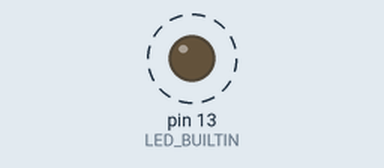
Recording of a sketch running on a simulated Arduino Uno, built with avr-gcc and run on an emulated ATmega328P. On the bench: output pins drawn as LEDs (lit = HIGH). Dashed ring = blinking. Pins used as bus, display or sensor lines are not drawn.

Above: at 1.2 s.
Timing chart, 0 to 5.1 s (numbered marks = the images above):
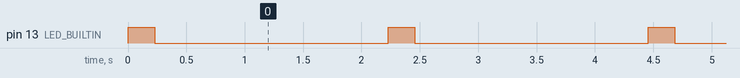

The sketch:

arduino_HT12E_emulator.ino
```cpp
/**
 Arduino sketch emulating operation of HT12E encoder.
 Used to send signal via an HFY-FST transmitter module to a HT12D decoder.
 This encoder is used to open a garage door.
 It sends 13 bits (repeated 10 times): 8 bits as a preamble and 5 as a door code.
**/

int dataPin = 10;
void setup() {
  pinMode(dataPin, OUTPUT);
  digitalWrite(dataPin, LOW);
  pinMode(LED_BUILTIN, OUTPUT);
}

void loop() {
  digitalWrite(LED_BUILTIN, HIGH);
  for (int i = 0; i < 10; i++) {
    preamble();
    // example 5 digit code
    zero();
    one();
    one();
    zero();
    one();
  }
  digitalWrite(LED_BUILTIN, LOW);
  delay(2000);
}

void one ()
{
  digitalWrite(dataPin, HIGH);
  delayMicroseconds(600);
  digitalWrite(dataPin, LOW);
  delayMicroseconds(300);

}
void zero () {
  digitalWrite(dataPin, LOW);
  delayMicroseconds(300);
  digitalWrite(dataPin, HIGH);
  delayMicroseconds(300);
  digitalWrite(dataPin, LOW);
  delayMicroseconds(300);

}

void preamble() {
  delayMicroseconds(60000);
  for (int j = 0; j < 8; j++) {
    zero();
  }
}
```

Measured:
- by itself, pin 13 (LED_BUILTIN): alternates HIGH for 0.23 s and LOW for 2.0 s
